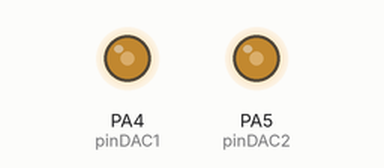
A sketch run on a simulated STM32 Blue Pill. Shown: output pins drawn as LEDs (lit = HIGH).

Above: at 0.1 s.
Timing chart, 0 to 1.6 s (numbered marks = the images above):
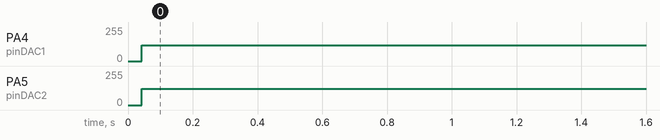

The sketch:

dacout.ino
```cpp
#include <math.h>

const int pinDAC1 = PA4;  // DAC1_CH1
const int pinDAC2 = PA5;  // DAC1_CH2

const int numSamples = 100;      // 波形の分解能
const float amplitude = 2047.5;  // 12bit DACの最大値(4095)の半分
const float offset = 2047.5;     // 中心値

void setup() {
  analogWriteResolution(12);
}

void loop() {
  for (int i = 0; i < numSamples; i++) {
    float angle = (2 * M_PI * i) / numSamples;          // 0 〜 2π の範囲で分割
    int sineValue = offset + amplitude * sin(angle);    // サイン波
    int cosineValue = offset + amplitude * cos(angle);  // コサイン波
    analogWrite(pinDAC1, sineValue);
    analogWrite(pinDAC2, cosineValue);
  }
}
```

Measured:
- by itself, PA4 (pinDAC1): 0/255 → 118/255 at 0.04 s
- by itself, PA5 (pinDAC2): 0/255 → 121/255 at 0.04 s
